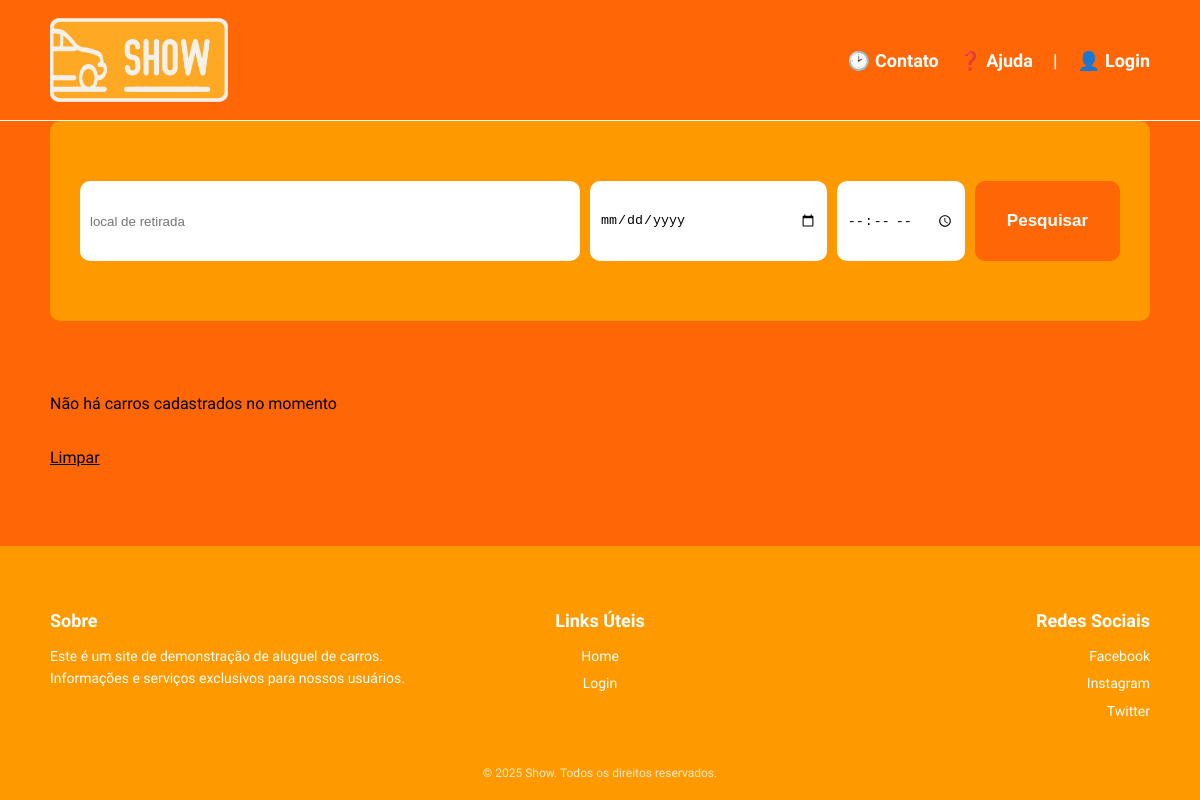
Before: / with the older database file.
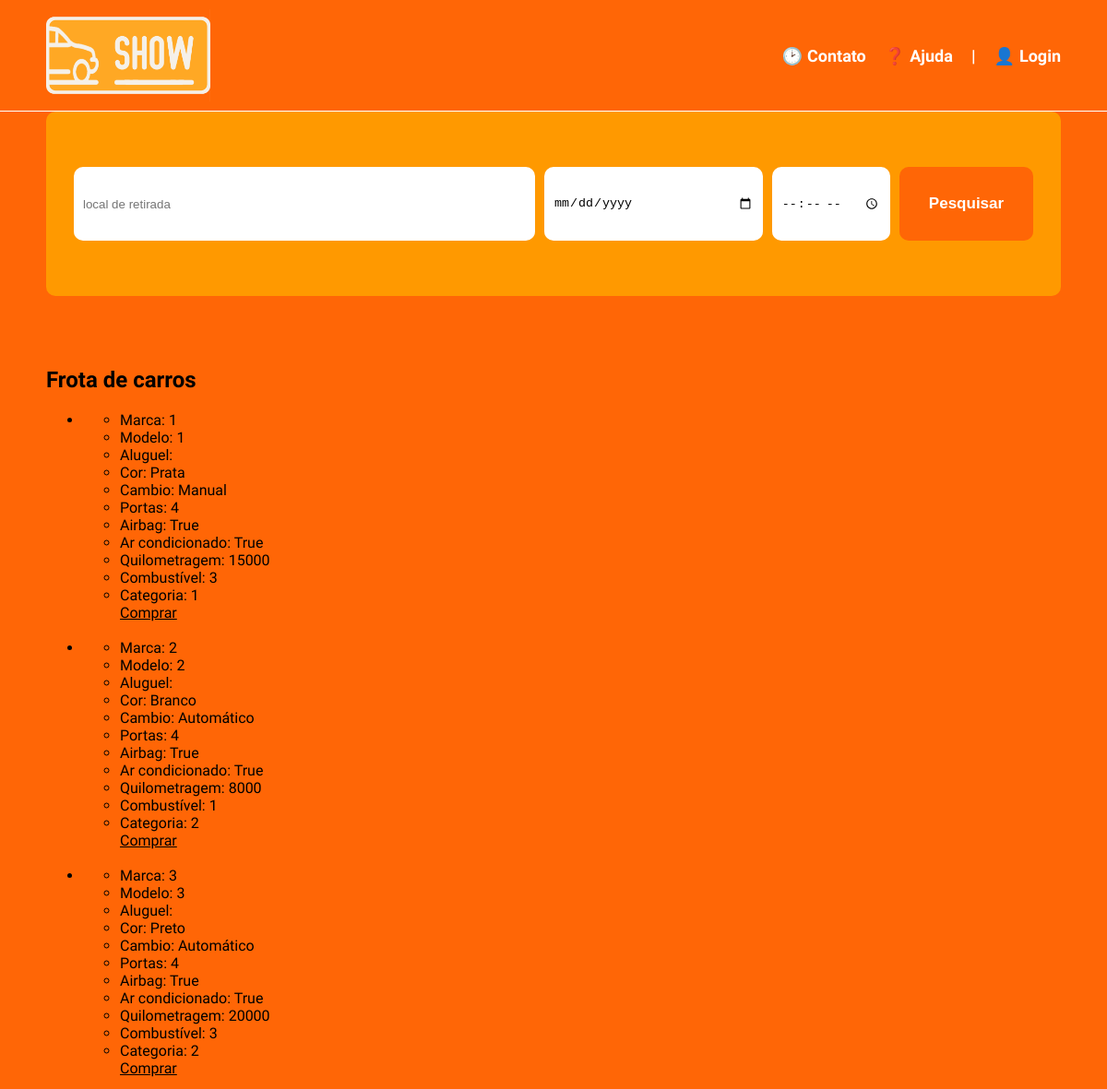
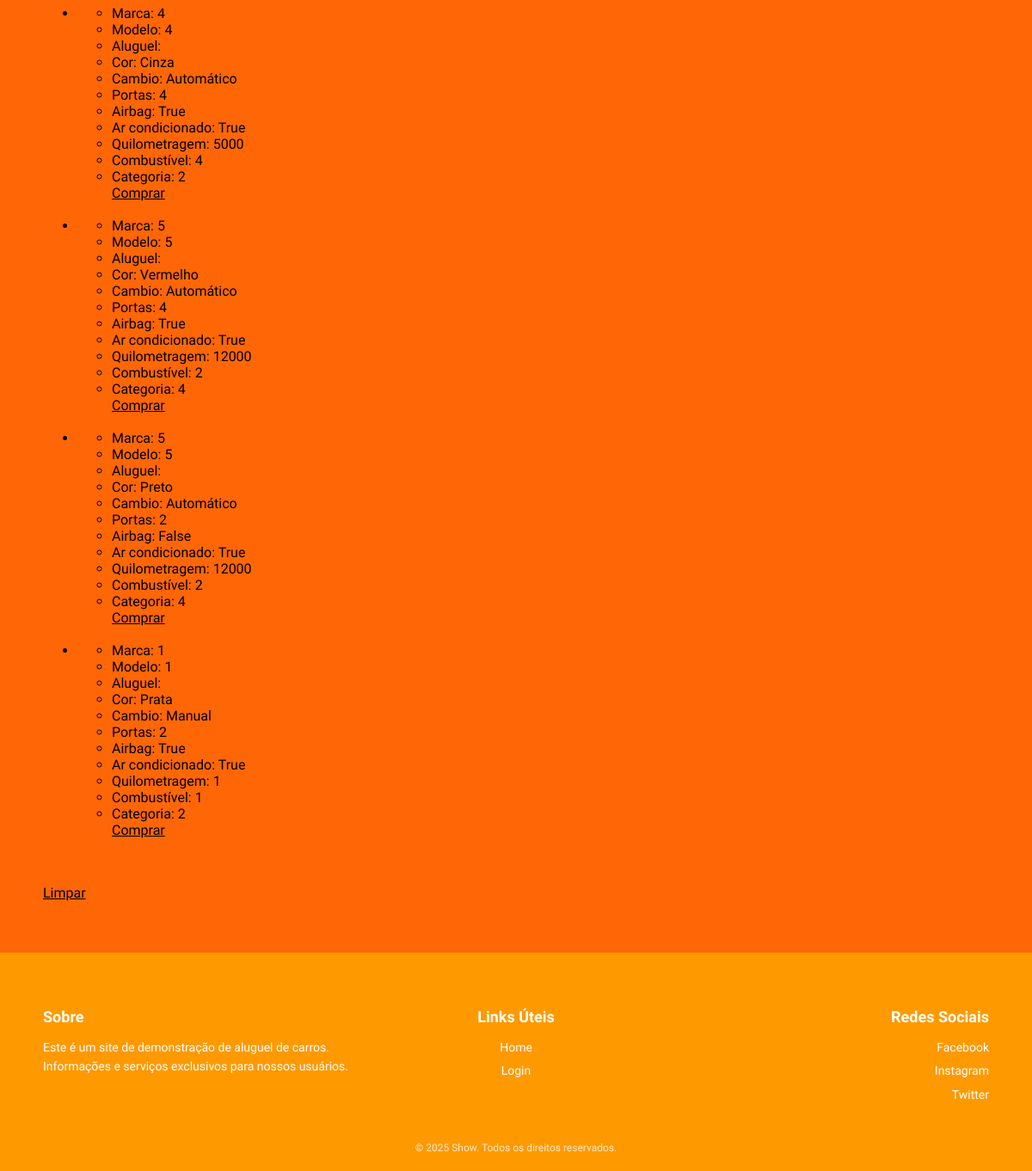
After: the same page with the newer database file (2 pictures, top to bottom).
### projeto_agostinhov1.1/models.py (models this page shows, shortened)
class Veiculo(Base):
    __tablename__ = "veiculos"
    id = Column("id", Integer, primary_key=True, autoincrement=True)
    portas = Column("portas", Integer, nullable=False)
    preco_diaria = Column("preco_diaria", Numeric(10, 2), nullable=False)
    placa = Column("placa", String(7), nullable=False)
    cor = Column("cor", String(100), nullable=False)
    preco_compra = Column("preco_compra", Numeric(10, 2), nullable=False)
    capacidade_pessoas = Column("capacidade_pessoas", Integer, nullable=False)
    quilometragem = Column("quilometragem", Integer, nullable=False)
    cambio = Column("cambio", String(100), nullable=False)
    airbags = Column("airbags", Boolean, nullable=False)
    ar_condicionado = Column("ar_condicionado", Boolean, nullable=False)
    disponivel = Column("disponivel", Boolean, nullable=False)
    id_fornecedor = Column("id_fornecedor", Integer, ForeignKey("fornecedores.id"), nullable=False)
    id_garagem = Column("id_garagem", Integer, ForeignKey("garagens.id"), nullable=False)
    id_plano_seguro = Column("id_plano_seguro", Integer, ForeignKey("plano_seguros.id"), nullable=False)
    id_marca = Column("id_marca", Integer, ForeignKey("marcas.id"), nullable=False)
    id_modelo = Column("id_modelo", Integer, ForeignKey("modelos.id"), nullable=False)
    id_categoria = Column("id_categoria", Integer, ForeignKey("categorias.id"), nullable=False)
    id_combustivel = Column("id_combustivel", Integer, ForeignKey("combustiveis.id"), nullable=False)

### projeto_agostinhov1.1/app.py (the view)
@app.route("/")
def pagina_inicial():
    sessao =Sessao()
    carros = sessao.query(Veiculo).all()
    if session.get("funcionario_id"):
        funcionario = sessao.query(Funcionario).filter_by(id = session.get("funcionario_id")).first()
        cargo = funcionario.cargo
    else:
        cargo=None
    sessao.close()
    return render_template("pagina_inicial.html", carros_cadastrados=carros, cargo = cargo)

### projeto_agostinhov1.1/templates/pagina_inicial.html (shortened to what this page needs)
{% extends "base.html" %}
{% block conteudo_principal %}
<div class="painel_pesquisa">
    <form class="formulario_pesquisa" action="#">
        <div class="local_retirada">
            <input type="text" class="input_local" placeholder="local de retirada"/>
        </div>
        <div class="data" title="Data de retirada e horário">
            <input type="date" class="input_data" aria-label="Data de retirada"/>
            <input type="time" class="input_hora" aria-label="Hora de devolução"/>
        </div>
        <button type="submit">Pesquisar</button>
    </form>
</div>
<br><br><br>
 {% if carros_cadastrados %}
    <h2>Frota de carros</h2>
    <ul>
    {% for carro in carros_cadastrados %}
    {% if carro %}
    {% if carro.disponivel %}
        <div><li>
    <ul>
        <li>Marca: {{ carro.id_marca }}</li>
        <li>Modelo: {{ carro.id_modelo }}</li>
        <li>Aluguel: {{ carro.aluguel }}</li>
        <li>Cor: {{ carro.cor }}</li>
        <li>Cambio: {{ carro.cambio }}</li>
        <li>Portas: {{ carro.portas }}</li>
        <li>Airbag: {{ carro.airbags }}</li>
        <li>Ar condicionado: {{ carro.ar_condicionado }}</li>
        <li>Quilometragem: {{ carro.quilometragem }}</li>
        <li>Combustível: {{ carro.id_combustivel }}</li>
        <li>Categoria: {{ carro.id_categoria }}</li>
        <a role="button" href="{{ url_for('detalhar_carro', carro_id = carro['id']) }}">Comprar</a>
    </ul>
        </li></div><br>
        {% endif %}
        {% endif %}
    {% endfor %}
    </ul>
    {% else %}
    <p>Não há carros cadastrados no momento</p>
    {% endif %}
    <br>
    <a href="/logout">Limpar</a>
{% endblock %}

### projeto_agostinhov1.1/templates/base.html (shortened to what this page needs)
<!DOCTYPE html>
<html lang="pt-BR">
<head>
    <link rel="stylesheet" href="{{ url_for('static', filename='estilo.css') }}">
</head>
<body>
    <header>
        <div class="container">
            <a href="/" class="logo">
                <img src="{{ url_for('static', filename='imagens/Isologo Show.png') }}" alt="Show" />
            </a>
            <nav>
                <a href="#" class="icon-contato">Contato</a>
                <a href="#" class="icon-ajuda">Ajuda</a>
                <span>|</span>
                <a href="/login" class="icon-login">Login</a>
            </nav>
        </div>
    </header>
    <main>
        <div class="conteudo_principal">
        {% block conteudo_principal %}{% endblock %}
        </div>
    </main>
    <footer>
    <div class="footer_container">
        <div class="footer_section">
            <h4>Sobre</h4>
            <p>Este é um site de demonstração de aluguel de carros. Informações e serviços exclusivos para nossos usuários.</p>
        </div>
        <div class="footer_section">
            <h4>Links Úteis</h4>
            <ul>
                <li><a href="/">Home</a></li>
                <li><a href="/login">Login</a></li>
            </ul>
        </div>
        <div class="footer_section">
            <h4>Redes Sociais</h4>
            <ul class="socials">
                <li><a href="#">Facebook</a></li>
                <li><a href="#">Instagram</a></li>
                <li><a href="#">Twitter</a></li>
            </ul>
        </div>
    </div>
    <div class="footer_bottom">
        &copy; 2025 Show. Todos os direitos reservados.
    </div>
</footer>
</body>
</html>

### projeto_agostinhov1.1/static/estilo.css (style rules this page uses)
.container { max-width: 500px; margin: 0 auto; }
body { font-family: "Work Sans"; background-color: #ff6606; margin: 0; min-height: 100vh; display: flex; flex-direction: column; }
header { background-color: #ff6606; padding: 10px 0; display: flex; justify-content: center; border-bottom: 1px solid #fff; }
header .container { max-width: 1100px; width: 100%; display: flex; align-items: center; justify-content: space-between; }
.logo { display: flex; align-items: center; }
.logo img { height: 100px; margin-right: 10px; }
nav { display: flex; align-items: center; gap: 20px; color: white; font-weight: 600; font-size: 18px; }
nav a { color: white; text-decoration: none; display: flex; align-items: center; gap: 5px; }
.icon-contato::before { content: "\1F551"; }
.icon-ajuda::before { content: "\2753"; }
.icon-login::before { content: "\1F464"; }
a { color: black; }
button[type="submit"] { background: white; border: 2px solid #ddd; border-radius: 25px; padding: 4px 10px; cursor: pointer; font-weight: bold; }
.conteudo_principal { max-width: 1100px; width: 100%; margin: 0 auto; }
.painel_pesquisa { background-color: #ff9900; padding: 60px 30px; border-radius: 10px; max-width: 1100px; margin: 0 auto; }
.formulario_pesquisa { display:flex; gap: 10px; width: 100%; align-items: center; }
.formulario_pesquisa input { height: 80px; padding: 0 10px; box-sizing: border-box; border-radius: 10px; border:none; }
.local_retirada { flex: 4; }
.input_local { width:100%; }
.data { flex: 3; display: flex; gap: 10px; }
.input_data { flex: 2; width: 100%; }
.input_hora { flex: 1; width: 100%; }
.formulario_pesquisa button { height: 80px; flex: 1; padding: 0 10px; box-sizing: border-box; border-radius: 10px; border:none; background-color: #ff6606; font-size: 17px; color: #ffffff; }
main { flex: 1; }
footer { background-color: #ff9900; color: #fff; padding: 40px 20px 20px 20px; margin-top: 60px; font-family: "Work Sans", sans-serif; }
.footer_container { max-width: 1100px; margin: 0 auto; display: flex; flex-wrap: wrap; }
.footer_section { flex: 1; min-width: 200px; }
.footer_section:first-child { text-align: left; }
.footer_section:nth-child(2) { text-align: center; }
.footer_section:last-child { text-align: right; }
.footer_section h4 { font-size: 18px; margin-bottom: 10px; font-weight: bold; }
.footer_section p, .footer_section ul { font-size: 14px; line-height: 1.6; list-style: none; padding: 0; }
.footer_section ul li { margin-bottom: 5px; }
.footer_section ul li a { color: #fff; text-decoration: none; }
.footer_bottom { text-align: center; margin-top: 30px; font-size: 12px; opacity: 0.8; }

Changed rows visible on the page:
added Veiculo: id_marca "1", id_modelo "1", cor "Prata", cambio "Manual", portas "4", airbags "True", ar_condicionado "True", quilometragem "15000", id_combustivel "3", id_categoria "1"
added Veiculo: id_marca "2", id_modelo "2", cor "Branco", cambio "Automático", portas "4", airbags "True", ar_condicionado "True", quilometragem "8000", id_combustivel "1", id_categoria "2"
added Veiculo: id_marca "3", id_modelo "3", cor "Preto", cambio "Automático", portas "4", airbags "True", ar_condicionado "True", quilometragem "20000", id_combustivel "3", id_categoria "2"
added Veiculo: id_marca "4", id_modelo "4", cor "Cinza", cambio "Automático", portas "4", airbags "True", ar_condicionado "True", quilometragem "5000", id_combustivel "4", id_categoria "2"
added Veiculo: id_marca "5", id_modelo "5", cor "Vermelho", cambio "Automático", portas "4", airbags "True", ar_condicionado "True", quilometragem "12000", id_combustivel "2", id_categoria "4"
added Veiculo: id_marca "5", id_modelo "5", cor "Preto", cambio "Automático", portas "2", airbags "False", ar_condicionado "True", quilometragem "12000", id_combustivel "2", id_categoria "4"
added Veiculo: id_marca "1", id_modelo "1", cor "Prata", cambio "Manual", portas "2", airbags "True", ar_condicionado "True", quilometragem "1", id_combustivel "1", id_categoria "2"
Other visible differences:
text no longer shown: "Não há carros cadastrados no momento"
text now shown: "Frota de carros"
